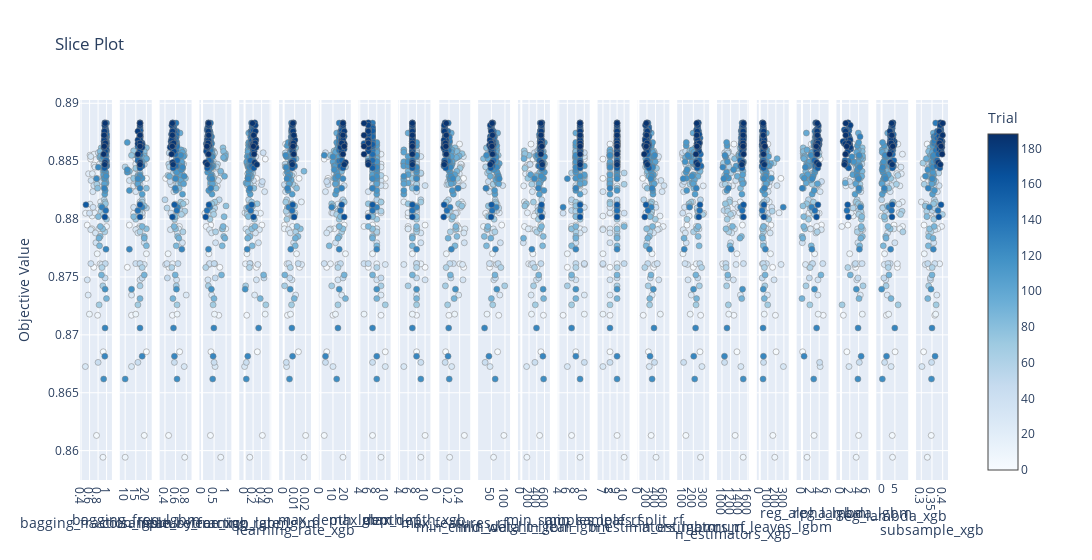

The notebook cell saved with this chart:
### Code cell
op_viz.plot_slice(study)

### Figure 1 — Plotly figure (JSON) as saved in the notebook; plotly's stock layout.template omitted (floating-point values rounded to 4 significant figures; data arrays with more than 128 entries replaced by an {"elided": "..."} marker saying what was removed)
{"data": [{"marker": {"color": {"elided": "189 int values"}, "colorbar": {"title": {"text": "Trial"}, "x": 1, "xpad": 40}, "colorscale": [[0, "rgb(247,251,255)"], [0.125, "rgb(222,235,247)"], [0.25, "rgb(198,219,239)"], [0.375, "rgb(158,202,225)"], [0.5, "rgb(107,174,214)"], [0.625, "rgb(66,146,198)"], [0.75, "rgb(33,113,181)"], [0.875, "rgb(8,81,156)"], [1, "rgb(8,48,107)"]], "line": {"color": "Grey", "width": 0.5}, "showscale": true}, "mode": "markers", "name": "Feasible Trial", "showlegend": false, "type": "scatter", "x": {"elided": "189 float values"}, "xaxis": "x", "y": {"elided": "189 float values"}, "yaxis": "y"}, {"marker": {"color": {"elided": "189 int values"}, "colorbar": {"title": {"text": "Trial"}, "x": 1, "xpad": 40}, "colorscale": [[0, "rgb(247,251,255)"], [0.125, "rgb(222,235,247)"], [0.25, "rgb(198,219,239)"], [0.375, "rgb(158,202,225)"], [0.5, "rgb(107,174,214)"], [0.625, "rgb(66,146,198)"], [0.75, "rgb(33,113,181)"], [0.875, "rgb(8,81,156)"], [1, "rgb(8,48,107)"]], "line": {"color": "Grey", "width": 0.5}, "showscale": false}, "mode": "markers", "name": "Feasible Trial", "showlegend": false, "type": "scatter", "x": {"elided": "189 int values"}, "xaxis": "x2", "y": {"elided": "189 float values"}, "yaxis": "y2"}, {"marker": {"color": {"elided": "189 int values"}, "colorbar": {"title": {"text": "Trial"}, "x": 1, "xpad": 40}, "colorscale": [[0, "rgb(247,251,255)"], [0.125, "rgb(222,235,247)"], [0.25, "rgb(198,219,239)"], [0.375, "rgb(158,202,225)"], [0.5, "rgb(107,174,214)"], [0.625, "rgb(66,146,198)"], [0.75, "rgb(33,113,181)"], [0.875, "rgb(8,81,156)"], [1, "rgb(8,48,107)"]], "line": {"color": "Grey", "width": 0.5}, "showscale": false}, "mode": "markers", "name": "Feasible Trial", "showlegend": false, "type": "scatter", "x": {"elided": "189 float values"}, "xaxis": "x3", "y": {"elided": "189 float values"}, "yaxis": "y3"}, {"marker": {"color": {"elided": "189 int values"}, "colorbar": {"title": {"text": "Trial"}, "x": 1, "xpad": 40}, "colorscale": [[0, "rgb(247,251,255)"], [0.125, "rgb(222,235,247)"], [0.25, "rgb(198,219,239)"], [0.375, "rgb(158,202,225)"], [0.5, "rgb(107,174,214)"], [0.625, "rgb(66,146,198)"], [0.75, "rgb(33,113,181)"], [0.875, "rgb(8,81,156)"], [1, "rgb(8,48,107)"]], "line": {"color": "Grey", "width": 0.5}, "showscale": false}, "mode": "markers", "name": "Feasible Trial", "showlegend": false, "type": "scatter", "x": {"elided": "189 float values"}, "xaxis": "x4", "y": {"elided": "189 float values"}, "yaxis": "y4"}, {"marker": {"color": {"elided": "189 int values"}, "colorbar": {"title": {"text": "Trial"}, "x": 1, "xpad": 40}, "colorscale": [[0, "rgb(247,251,255)"], [0.125, "rgb(222,235,247)"], [0.25, "rgb(198,219,239)"], [0.375, "rgb(158,202,225)"], [0.5, "rgb(107,174,214)"], [0.625, "rgb(66,146,198)"], [0.75, "rgb(33,113,181)"], [0.875, "rgb(8,81,156)"], [1, "rgb(8,48,107)"]], "line": {"color": "Grey", "width": 0.5}, "showscale": false}, "mode": "markers", "name": "Feasible Trial", "showlegend": false, "type": "scatter", "x": {"elided": "189 float values"}, "xaxis": "x5", "y": {"elided": "189 float values"}, "yaxis": "y5"}, {"marker": {"color": {"elided": "189 int values"}, "colorbar": {"title": {"text": "Trial"}, "x": 1, "xpad": 40}, "colorscale": [[0, "rgb(247,251,255)"], [0.125, "rgb(222,235,247)"], [0.25, "rgb(198,219,239)"], [0.375, "rgb(158,202,225)"], [0.5, "rgb(107,174,214)"], [0.625, "rgb(66,146,198)"], [0.75, "rgb(33,113,181)"], [0.875, "rgb(8,81,156)"], [1, "rgb(8,48,107)"]], "line": {"color": "Grey", "width": 0.5}, "showscale": false}, "mode": "markers", "name": "Feasible Trial", "showlegend": false, "type": "scatter", "x": {"elided": "189 float values"}, "xaxis": "x6", "y": {"elided": "189 float values"}, "yaxis": "y6"}, {"marker": {"color": {"elided": "189 int values"}, "colorbar": {"title": {"text": "Trial"}, "x": 1, "xpad": 40}, "colorscale": [[0, "rgb(247,251,255)"], [0.125, "rgb(222,235,247)"], [0.25, "rgb(198,219,239)"], [0.375, "rgb(158,202,225)"], [0.5, "rgb(107,174,214)"], [0.625, "rgb(66,146,198)"], [0.75, "rgb(33,113,181)"], [0.875, "rgb(8,81,156)"], [1, "rgb(8,48,107)"]], "line": {"color": "Grey", "width": 0.5}, "showscale": false}, "mode": "markers", "name": "Feasible Trial", "showlegend": false, "type": "scatter", "x": {"elided": "189 int values"}, "xaxis": "x7", "y": {"elided": "189 float values"}, "yaxis": "y7"}, {"marker": {"color": {"elided": "189 int values"}, "colorbar": {"title": {"text": "Trial"}, "x": 1, "xpad": 40}, "colorscale": [[0, "rgb(247,251,255)"], [0.125, "rgb(222,235,247)"], [0.25, "rgb(198,219,239)"], [0.375, "rgb(158,202,225)"], [0.5, "rgb(107,174,214)"], [0.625, "rgb(66,146,198)"], [0.75, "rgb(33,113,181)"], [0.875, "rgb(8,81,156)"], [1, "rgb(8,48,107)"]], "line": {"color": "Grey", "width": 0.5}, "showscale": false}, "mode": "markers", "name": "Feasible Trial", "showlegend": false, "type": "scatter", "x": {"elided": "189 int values"}, "xaxis": "x8", "y": {"elided": "189 float values"}, "yaxis": "y8"}, {"marker": {"color": {"elided": "189 int values"}, "colorbar": {"title": {"text": "Trial"}, "x": 1, "xpad": 40}, "colorscale": [[0, "rgb(247,251,255)"], [0.125, "rgb(222,235,247)"], [0.25, "rgb(198,219,239)"], [0.375, "rgb(158,202,225)"], [0.5, "rgb(107,174,214)"], [0.625, "rgb(66,146,198)"], [0.75, "rgb(33,113,181)"], [0.875, "rgb(8,81,156)"], [1, "rgb(8,48,107)"]], "line": {"color": "Grey", "width": 0.5}, "showscale": false}, "mode": "markers", "name": "Feasible Trial", "showlegend": false, "type": "scatter", "x": {"elided": "189 int values"}, "xaxis": "x9", "y": {"elided": "189 float values"}, "yaxis": "y9"}, {"marker": {"color": {"elided": "189 int values"}, "colorbar": {"title": {"text": "Trial"}, "x": 1, "xpad": 40}, "colorscale": [[0, "rgb(247,251,255)"], [0.125, "rgb(222,235,247)"], [0.25, "rgb(198,219,239)"], [0.375, "rgb(158,202,225)"], [0.5, "rgb(107,174,214)"], [0.625, "rgb(66,146,198)"], [0.75, "rgb(33,113,181)"], [0.875, "rgb(8,81,156)"], [1, "rgb(8,48,107)"]], "line": {"color": "Grey", "width": 0.5}, "showscale": false}, "mode": "markers", "name": "Feasible Trial", "showlegend": false, "type": "scatter", "x": {"elided": "189 float values"}, "xaxis": "x10", "y": {"elided": "189 float values"}, "yaxis": "y10"}, {"marker": {"color": {"elided": "189 int values"}, "colorbar": {"title": {"text": "Trial"}, "x": 1, "xpad": 40}, "colorscale": [[0, "rgb(247,251,255)"], [0.125, "rgb(222,235,247)"], [0.25, "rgb(198,219,239)"], [0.375, "rgb(158,202,225)"], [0.5, "rgb(107,174,214)"], [0.625, "rgb(66,146,198)"], [0.75, "rgb(33,113,181)"], [0.875, "rgb(8,81,156)"], [1, "rgb(8,48,107)"]], "line": {"color": "Grey", "width": 0.5}, "showscale": false}, "mode": "markers", "name": "Feasible Trial", "showlegend": false, "type": "scatter", "x": {"elided": "189 int values"}, "xaxis": "x11", "y": {"elided": "189 float values"}, "yaxis": "y11"}, {"marker": {"color": {"elided": "189 int values"}, "colorbar": {"title": {"text": "Trial"}, "x": 1, "xpad": 40}, "colorscale": [[0, "rgb(247,251,255)"], [0.125, "rgb(222,235,247)"], [0.25, "rgb(198,219,239)"], [0.375, "rgb(158,202,225)"], [0.5, "rgb(107,174,214)"], [0.625, "rgb(66,146,198)"], [0.75, "rgb(33,113,181)"], [0.875, "rgb(8,81,156)"], [1, "rgb(8,48,107)"]], "line": {"color": "Grey", "width": 0.5}, "showscale": false}, "mode": "markers", "name": "Feasible Trial", "showlegend": false, "type": "scatter", "x": {"elided": "189 int values"}, "xaxis": "x12", "y": {"elided": "189 float values"}, "yaxis": "y12"}, {"marker": {"color": {"elided": "189 int values"}, "colorbar": {"title": {"text": "Trial"}, "x": 1, "xpad": 40}, "colorscale": [[0, "rgb(247,251,255)"], [0.125, "rgb(222,235,247)"], [0.25, "rgb(198,219,239)"], [0.375, "rgb(158,202,225)"], [0.5, "rgb(107,174,214)"], [0.625, "rgb(66,146,198)"], [0.75, "rgb(33,113,181)"], [0.875, "rgb(8,81,156)"], [1, "rgb(8,48,107)"]], "line": {"color": "Grey", "width": 0.5}, "showscale": false}, "mode": "markers", "name": "Feasible Trial", "showlegend": false, "type": "scatter", "x": {"elided": "189 int values"}, "xaxis": "x13", "y": {"elided": "189 float values"}, "yaxis": "y13"}, {"marker": {"color": {"elided": "189 int values"}, "colorbar": {"title": {"text": "Trial"}, "x": 1, "xpad": 40}, "colorscale": [[0, "rgb(247,251,255)"], [0.125, "rgb(222,235,247)"], [0.25, "rgb(198,219,239)"], [0.375, "rgb(158,202,225)"], [0.5, "rgb(107,174,214)"], [0.625, "rgb(66,146,198)"], [0.75, "rgb(33,113,181)"], [0.875, "rgb(8,81,156)"], [1, "rgb(8,48,107)"]], "line": {"color": "Grey", "width": 0.5}, "showscale": false}, "mode": "markers", "name": "Feasible Trial", "showlegend": false, "type": "scatter", "x": {"elided": "189 int values"}, "xaxis": "x14", "y": {"elided": "189 float values"}, "yaxis": "y14"}, {"marker": {"color": {"elided": "189 int values"}, "colorbar": {"title": {"text": "Trial"}, "x": 1, "xpad": 40}, "colorscale": [[0, "rgb(247,251,255)"], [0.125, "rgb(222,235,247)"], [0.25, "rgb(198,219,239)"], [0.375, "rgb(158,202,225)"], [0.5, "rgb(107,174,214)"], [0.625, "rgb(66,146,198)"], [0.75, "rgb(33,113,181)"], [0.875, "rgb(8,81,156)"], [1, "rgb(8,48,107)"]], "line": {"color": "Grey", "width": 0.5}, "showscale": false}, "mode": "markers", "name": "Feasible Trial", "showlegend": false, "type": "scatter", "x": {"elided": "189 int values"}, "xaxis": "x15", "y": {"elided": "189 float values"}, "yaxis": "y15"}, {"marker": {"color": {"elided": "189 int values"}, "colorbar": {"title": {"text": "Trial"}, "x": 1, "xpad": 40}, "colorscale": [[0, "rgb(247,251,255)"], [0.125, "rgb(222,235,247)"], [0.25, "rgb(198,219,239)"], [0.375, "rgb(158,202,225)"], [0.5, "rgb(107,174,214)"], [0.625, "rgb(66,146,198)"], [0.75, "rgb(33,113,181)"], [0.875, "rgb(8,81,156)"], [1, "rgb(8,48,107)"]], "line": {"color": "Grey", "width": 0.5}, "showscale": false}, "mode": "markers", "name": "Feasible Trial", "showlegend": false, "type": "scatter", "x": {"elided": "189 int values"}, "xaxis": "x16", "y": {"elided": "189 float values"}, "yaxis": "y16"}, {"marker": {"color": {"elided": "189 int values"}, "colorbar": {"title": {"text": "Trial"}, "x": 1, "xpad": 40}, "colorscale": [[0, "rgb(247,251,255)"], [0.125, "rgb(222,235,247)"], [0.25, "rgb(198,219,239)"], [0.375, "rgb(158,202,225)"], [0.5, "rgb(107,174,214)"], [0.625, "rgb(66,146,198)"], [0.75, "rgb(33,113,181)"], [0.875, "rgb(8,81,156)"], [1, "rgb(8,48,107)"]], "line": {"color": "Grey", "width": 0.5}, "showscale": false}, "mode": "markers", "name": "Feasible Trial", "showlegend": false, "type": "scatter", "x": {"elided": "189 int values"}, "xaxis": "x17", "y": {"elided": "189 float values"}, "yaxis": "y17"}, {"marker": {"color": {"elided": "189 int values"}, "colorbar": {"title": {"text": "Trial"}, "x": 1, "xpad": 40}, "colorscale": [[0, "rgb(247,251,255)"], [0.125, "rgb(222,235,247)"], [0.25, "rgb(198,219,239)"], [0.375, "rgb(158,202,225)"], [0.5, "rgb(107,174,214)"], [0.625, "rgb(66,146,198)"], [0.75, "rgb(33,113,181)"], [0.875, "rgb(8,81,156)"], [1, "rgb(8,48,107)"]], "line": {"color": "Grey", "width": 0.5}, "showscale": false}, "mode": "markers", "name": "Feasible Trial", "showlegend": false, "type": "scatter", "x": {"elided": "189 int values"}, "xaxis": "x18", "y": {"elided": "189 float values"}, "yaxis": "y18"}, {"marker": {"color": {"elided": "189 int values"}, "colorbar": {"title": {"text": "Trial"}, "x": 1, "xpad": 40}, "colorscale": [[0, "rgb(247,251,255)"], [0.125, "rgb(222,235,247)"], [0.25, "rgb(198,219,239)"], [0.375, "rgb(158,202,225)"], [0.5, "rgb(107,174,214)"], [0.625, "rgb(66,146,198)"], [0.75, "rgb(33,113,181)"], [0.875, "rgb(8,81,156)"], [1, "rgb(8,48,107)"]], "line": {"color": "Grey", "width": 0.5}, "showscale": false}, "mode": "markers", "name": "Feasible Trial", "showlegend": false, "type": "scatter", "x": {"elided": "189 float values"}, "xaxis": "x19", "y": {"elided": "189 float values"}, "yaxis": "y19"}, {"marker": {"color": {"elided": "189 int values"}, "colorbar": {"title": {"text": "Trial"}, "x": 1, "xpad": 40}, "colorscale": [[0, "rgb(247,251,255)"], [0.125, "rgb(222,235,247)"], [0.25, "rgb(198,219,239)"], [0.375, "rgb(158,202,225)"], [0.5, "rgb(107,174,214)"], [0.625, "rgb(66,146,198)"], [0.75, "rgb(33,113,181)"], [0.875, "rgb(8,81,156)"], [1, "rgb(8,48,107)"]], "line": {"color": "Grey", "width": 0.5}, "showscale": false}, "mode": "markers", "name": "Feasible Trial", "showlegend": false, "type": "scatter", "x": {"elided": "189 float values"}, "xaxis": "x20", "y": {"elided": "189 float values"}, "yaxis": "y20"}, {"marker": {"color": {"elided": "189 int values"}, "colorbar": {"title": {"text": "Trial"}, "x": 1, "xpad": 40}, "colorscale": [[0, "rgb(247,251,255)"], [0.125, "rgb(222,235,247)"], [0.25, "rgb(198,219,239)"], [0.375, "rgb(158,202,225)"], [0.5, "rgb(107,174,214)"], [0.625, "rgb(66,146,198)"], [0.75, "rgb(33,113,181)"], [0.875, "rgb(8,81,156)"], [1, "rgb(8,48,107)"]], "line": {"color": "Grey", "width": 0.5}, "showscale": false}, "mode": "markers", "name": "Feasible Trial", "showlegend": false, "type": "scatter", "x": {"elided": "189 float values"}, "xaxis": "x21", "y": {"elided": "189 float values"}, "yaxis": "y21"}, {"marker": {"color": {"elided": "189 int values"}, "colorbar": {"title": {"text": "Trial"}, "x": 1, "xpad": 40}, "colorscale": [[0, "rgb(247,251,255)"], [0.125, "rgb(222,235,247)"], [0.25, "rgb(198,219,239)"], [0.375, "rgb(158,202,225)"], [0.5, "rgb(107,174,214)"], [0.625, "rgb(66,146,198)"], [0.75, "rgb(33,113,181)"], [0.875, "rgb(8,81,156)"], [1, "rgb(8,48,107)"]], "line": {"color": "Grey", "width": 0.5}, "showscale": false}, "mode": "markers", "name": "Feasible Trial", "showlegend": false, "type": "scatter", "x": {"elided": "189 float values"}, "xaxis": "x22", "y": {"elided": "189 float values"}, "yaxis": "y22"}], "layout": {"title": {"text": "Slice Plot"}, "width": 6600, "xaxis": {"anchor": "y", "domain": [0, 0.03678], "title": {"text": "bagging_fraction_lgbm"}}, "xaxis10": {"anchor": "y10", "domain": [0.4128, 0.4496], "title": {"text": "max_features_rf"}}, "xaxis11": {"anchor": "y11", "domain": [0.4587, 0.4955], "title": {"text": "min_child_weight_lgbm"}}, "xaxis12": {"anchor": "y12", "domain": [0.5045, 0.5413], "title": {"text": "min_data_in_leaf_lgbm"}}, "xaxis13": {"anchor": "y13", "domain": [0.5504, 0.5872], "title": {"text": "min_samples_leaf_rf"}}, "xaxis14": {"anchor": "y14", "domain": [0.5963, 0.6331], "title": {"text": "min_samples_split_rf"}}, "xaxis15": {"anchor": "y15", "domain": [0.6421, 0.6789], "title": {"text": "n_estimators_lgbm"}}, "xaxis16": {"anchor": "y16", "domain": [0.688, 0.7248], "title": {"text": "n_estimators_rf"}}, "xaxis17": {"anchor": "y17", "domain": [0.7339, 0.7707], "title": {"text": "n_estimators_xgb"}}, "xaxis18": {"anchor": "y18", "domain": [0.7798, 0.8165], "title": {"text": "num_leaves_lgbm"}}, "xaxis19": {"anchor": "y19", "domain": [0.8256, 0.8624], "title": {"text": "reg_alpha_lgbm"}}, "xaxis2": {"anchor": "y2", "domain": [0.04587, 0.08264], "title": {"text": "bagging_freq_lgbm"}}, "xaxis20": {"anchor": "y20", "domain": [0.8715, 0.9083], "title": {"text": "reg_lambda_lgbm"}}, "xaxis21": {"anchor": "y21", "domain": [0.9174, 0.9541], "title": {"text": "reg_lambda_xgb"}}, "xaxis22": {"anchor": "y22", "domain": [0.9632, 1], "title": {"text": "subsample_xgb"}}, "xaxis3": {"anchor": "y3", "domain": [0.09174, 0.1285], "title": {"text": "colsample_bytree_xgb"}}, "xaxis4": {"anchor": "y4", "domain": [0.1376, 0.1744], "title": {"text": "feature_fraction_lgbm"}}, "xaxis5": {"anchor": "y5", "domain": [0.1835, 0.2202], "title": {"text": "learning_rate_lgbm"}}, "xaxis6": {"anchor": "y6", "domain": [0.2293, 0.2661], "title": {"text": "learning_rate_xgb"}}, "xaxis7": {"anchor": "y7", "domain": [0.2752, 0.312], "title": {"text": "max_depth_lgbm"}}, "xaxis8": {"anchor": "y8", "domain": [0.3211, 0.3579], "title": {"text": "max_depth_rf"}}, "xaxis9": {"anchor": "y9", "domain": [0.3669, 0.4037], "title": {"text": "max_depth_xgb"}}, "yaxis": {"anchor": "x", "domain": [0, 1], "title": {"text": "Objective Value"}}, "yaxis10": {"anchor": "x10", "domain": [0, 1], "matches": "y", "showticklabels": false}, "yaxis11": {"anchor": "x11", "domain": [0, 1], "matches": "y", "showticklabels": false}, "yaxis12": {"anchor": "x12", "domain": [0, 1], "matches": "y", "showticklabels": false}, "yaxis13": {"anchor": "x13", "domain": [0, 1], "matches": "y", "showticklabels": false}, "yaxis14": {"anchor": "x14", "domain": [0, 1], "matches": "y", "showticklabels": false}, "yaxis15": {"anchor": "x15", "domain": [0, 1], "matches": "y", "showticklabels": false}, "yaxis16": {"anchor": "x16", "domain": [0, 1], "matches": "y", "showticklabels": false}, "yaxis17": {"anchor": "x17", "domain": [0, 1], "matches": "y", "showticklabels": false}, "yaxis18": {"anchor": "x18", "domain": [0, 1], "matches": "y", "showticklabels": false}, "yaxis19": {"anchor": "x19", "domain": [0, 1], "matches": "y", "showticklabels": false}, "yaxis2": {"anchor": "x2", "domain": [0, 1], "matches": "y", "showticklabels": false}, "yaxis20": {"anchor": "x20", "domain": [0, 1], "matches": "y", "showticklabels": false}, "yaxis21": {"anchor": "x21", "domain": [0, 1], "matches": "y", "showticklabels": false}, "yaxis22": {"anchor": "x22", "domain": [0, 1], "matches": "y", "showticklabels": false}, "yaxis3": {"anchor": "x3", "domain": [0, 1], "matches": "y", "showticklabels": false}, "yaxis4": {"anchor": "x4", "domain": [0, 1], "matches": "y", "showticklabels": false}, "yaxis5": {"anchor": "x5", "domain": [0, 1], "matches": "y", "showticklabels": false}, "yaxis6": {"anchor": "x6", "domain": [0, 1], "matches": "y", "showticklabels": false}, "yaxis7": {"anchor": "x7", "domain": [0, 1], "matches": "y", "showticklabels": false}, "yaxis8": {"anchor": "x8", "domain": [0, 1], "matches": "y", "showticklabels": false}, "yaxis9": {"anchor": "x9", "domain": [0, 1], "matches": "y", "showticklabels": false}}}
